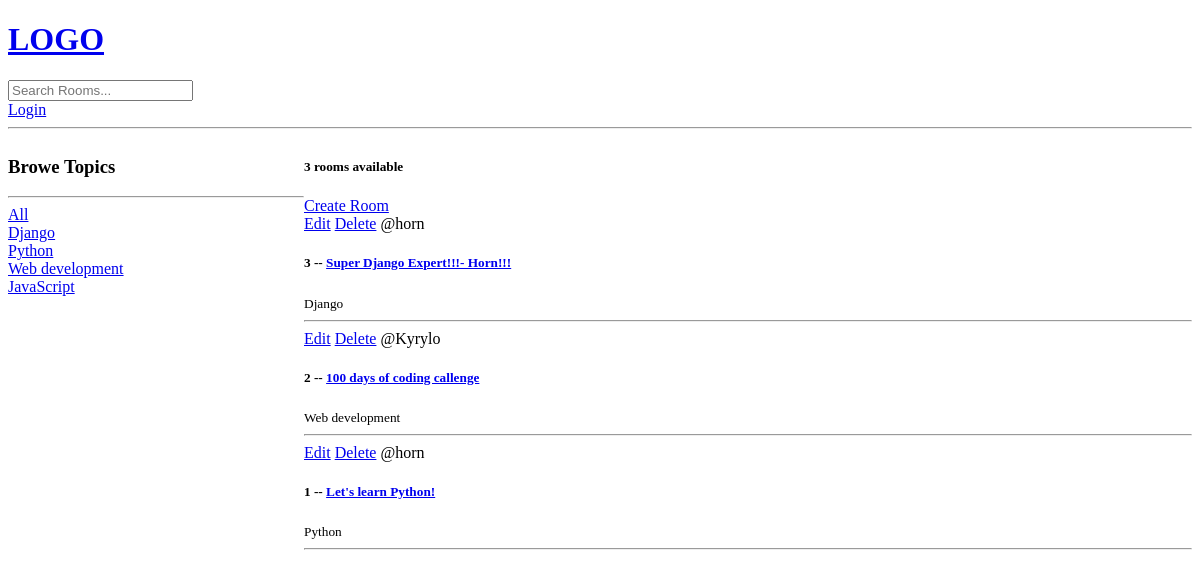
The app's page /, older data.
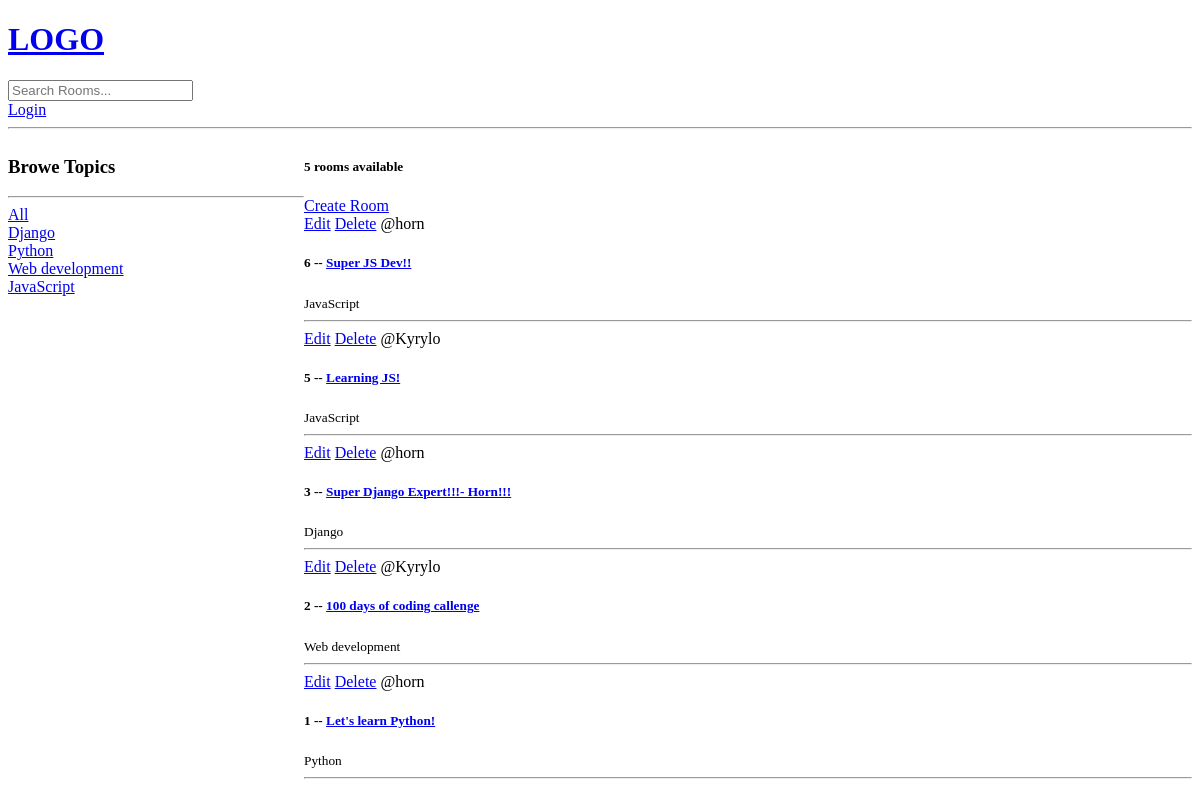
The same page, newer data.
### base/models.py (models this page shows, shortened)
class Topic(models.Model):
    name = models.CharField(max_length=200)

class Room(models.Model):
    host = models.ForeignKey(User, on_delete=models.SET_NULL, null=True)
    topic = models.ForeignKey(Topic, on_delete=models.SET_NULL, null=True)
    name = models.CharField(max_length=200)
    description = models.TextField(null=True, blank=True)
    updated = models.DateTimeField(auto_now=True)
    created = models.DateTimeField(auto_now_add=True)
    class Meta:
        ordering = ['-updated', '-created']

### base/views.py (the view)
# urls.py: path('', views.home, name='home'),
def home(request):
    q = request.GET.get('q') if request.GET.get('q') != None else ''
    rooms = Room.objects.filter(
        Q(topic__name__icontains=q) |
        Q(name__icontains=q) |
        Q(description__icontains=q)
    )
    topics = Topic.objects.all()
    room_count = rooms.count()
    context = {'rooms': rooms, 'topics': topics, 'room_count': room_count}
    return render(request, 'base/home.html', context)

### base/templates/base/home.html (shortened to what this page needs)
{% extends 'main.html' %} {% block content %}
<div class="home-container">
  <div>
    <h3>Browe Topics</h3>
    <hr />
    <div>
      <a href="{% url 'home' %}">All</a>
    </div>
    {% for topic in topics %}
    <div>
      <a href="{% url 'home' %}?q={{topic.name}}">{{topic.name}}</a>
    </div>
    {% endfor %}
  </div>
  <div>
    <h5>{{room_count}} rooms available</h5>
    <a href="{% url 'create-room' %}"> Create Room </a>
    <div>
      {% for room in rooms %}
      <div>
        <a href="{% url 'update-room' room.id %}">Edit</a>
        <a href="{% url 'delete-room' room.id %}">Delete</a>
        <span>@{{room.host.username}}</span>
        <h5>
          {{room.id}} -- <a href="{% url 'room' room.id %}"> {{room.name}}</a>
        </h5>
        <small>{{room.topic.name}}</small>
        <hr />
      </div>
      {% endfor %}
    </div>
  </div>
</div>
{% endblock content %}

### templates/main.html (shortened to what this page needs)
<!DOCTYPE html>
<html>
  <head>
  </head>
  <body>
    {% include 'navbar.html' %}  {% block content %} {% endblock %}
  </body>
</html>

### templates/navbar.html
<a href="/">
  <h1>LOGO</h1>
</a>
<form method="GET" action="{% url 'home' %}">
  <input type="text" name="q" placeholder="Search Rooms..." />
</form>
{% if request.user.is_authenticated %}
<a href="{% url 'logout' %}">Logout</a>
{% else %}
<a href="{% url 'login' %}">Login</a>
{% endif %}
<hr />

### base/templates/base/home.html (style rules this page uses)
.home-container { display: grid; grid-template-columns: 1fr 3fr; }

Row changes from the older to the newer data that the page shows:
added Room: host.username "horn", id "6", name "Super JS Dev!!", topic.name "JavaScript"
added Room: host.username "Kyrylo", id "5", name "Learning JS!", topic.name "JavaScript"
Text that changed along with them:
{{ room_count }}: "3" → "5"
